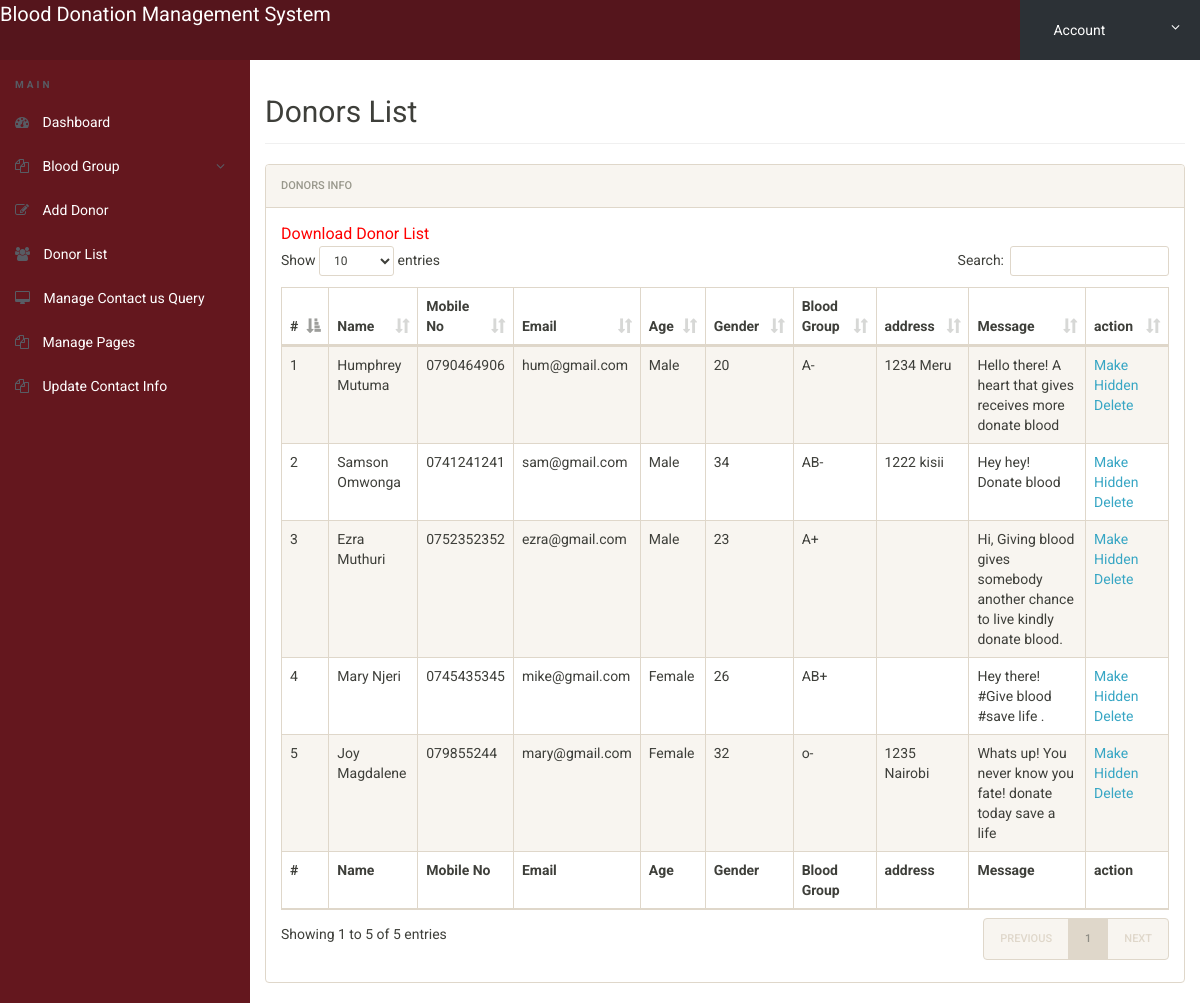
Page /BDMS/admin/donor-list.php (signed in) on the committed database.
### tables this page shows
CREATE TABLE IF NOT EXISTS `tblblooddonars` (
  `id` int(11) NOT NULL PRIMARY KEY,
  `FullName` varchar(100) DEFAULT NULL,
  `MobileNumber` char(11) DEFAULT NULL,
  `EmailId` varchar(100) DEFAULT NULL,
  `Gender` varchar(20) DEFAULT NULL,
  `Age` int(11) DEFAULT NULL,
  `BloodGroup` varchar(20) DEFAULT NULL,
  `Address` varchar(255) DEFAULT NULL,
  `Message` mediumtext,
  `PostingDate` timestamp NOT NULL DEFAULT CURRENT_TIMESTAMP,
  `status` int(1) DEFAULT NULL
);

### BDMS/admin/donor-list.php (the view, shortened to what this page needs)
<?php
include('includes/config.php');
if(strlen($_SESSION['alogin'])==0)
	{
header('location:index.php');
}
else{
 ?>
<!doctype html>
<html lang="en" class="no-js">
<head>
	<link rel="stylesheet" href="css/font-awesome.min.css">
	<link rel="stylesheet" href="css/bootstrap.min.css">
	<link rel="stylesheet" href="css/dataTables.bootstrap.min.css">
	<link rel="stylesheet" href="css/bootstrap-social.css">
	<link rel="stylesheet" href="css/bootstrap-select.css">
	<link rel="stylesheet" href="css/fileinput.min.css">
	<link rel="stylesheet" href="css/awesome-bootstrap-checkbox.css">
	<link rel="stylesheet" href="css/style.css">
</head>
<body>
	<?php include('includes/header.php');?>
	<div class="ts-main-content">
		<?php include('includes/leftbar.php');?>
		<div class="content-wrapper">
			<div class="container-fluid">
				<div class="row">
					<div class="col-md-12">
						<h2 class="page-title">Donors List</h2>
						<div class="panel panel-default">
							<div class="panel-heading">Donors Info</div>
							<div class="panel-body">
				<a href="download-records.php" style="color:red; font-size:16px;">Download Donor List</a>
								<table id="zctb" class="display table table-striped table-bordered table-hover" cellspacing="0" width="100%">
									<thead>
										<tr>
										<th>#</th>
											<th>Name</th>
											<th>Mobile No</th>
											<th>Email</th>
											<th>Age</th>
											<th>Gender</th>
											<th>Blood Group</th>
											<th>address</th>
											<th>Message </th>
											<th>action </th>
										</tr>
									</thead>
									<tfoot>
										<tr>
										<th>#</th>
										<th>Name</th>
											<th>Mobile No</th>
											<th>Email</th>
											<th>Age</th>
											<th>Gender</th>
											<th>Blood Group</th>
											<th>address</th>
											<th>Message </th>
											<th>action </th>
										</tr>
									</tfoot>
									<tbody>
<?php $sql = "SELECT * from  tblblooddonars ";
$query = $dbh -> prepare($sql);
$query->execute();
$results=$query->fetchAll(PDO::FETCH_OBJ);
$cnt=1;
if($query->rowCount() > 0)
{
foreach($results as $result)
{				?>
										<tr>
											<td><?php echo htmlentities($cnt);?></td>
											<td><?php echo htmlentities($result->FullName);?></td>
											<td><?php echo htmlentities($result->MobileNumber);?></td>
											<td><?php echo htmlentities($result->EmailId);?></td>
											<td><?php echo htmlentities($result->Gender);?></td>
											<td><?php echo htmlentities($result->Age);?></td>
											<td><?php echo htmlentities($result->BloodGroup);?></td>
											<td><?php echo htmlentities($result->Address);?></td>
											<td><?php echo htmlentities($result->Message);?></td>
										<td>
<?php if($result->status==1)
{?>
<a href="donor-list.php?hidden=<?php echo htmlentities($result->id);?>" onclick="return confirm('Do you really want to hidden this detail')"> Make Hidden</a>
<?php } else {?>
<a href="donor-list.php?public=<?php echo htmlentities($result->id);?>" onclick="return confirm('Do you really want to Public this detail')"> Make Public</a>
<?php } ?>
<a href="donor-list.php?del=<?php echo htmlentities($result->id);?>" onclick="return confirm('Do you really want to delete this record')"> Delete</a>
</td>
										</tr>
										<?php $cnt=$cnt+1; }} ?>
									</tbody>
								</table>
							</div>
						</div>
					</div>
				</div>
			</div>
		</div>
	</div>
</body>
</html>
<?php } ?>

### BDMS/admin/css/style.css (style rules this page uses)
html { font-size: 14px; }
@media only screen and (min-width: 480px) { html { font-size: 17px; } }
@media only screen and (min-width: 768px) { html { font-size: 14px; } }
body { font-size: 1em; }
a { color: #37a6c4; }
.panel { overflow: hidden; }
.page-title { padding-bottom: 15px; margin-bottom: 20px; border-bottom: 1px solid #f0f0f0; }
.ts-main-content .content-wrapper { padding-top: 15px; margin-top: 60px; }
@media only screen and (min-width: 992px) { .ts-main-content .content-wrapper { margin-left: 250px; } }

### rows in the picture
tblblooddonars: FullName "Humphrey Mutuma", MobileNumber "0790464906", EmailId "hum@gmail.com", Gender "Male", Age "20", BloodGroup "A-", Address "1234 Meru", Message "Hello there! A heart that gives receives more donate blood"
tblblooddonars: FullName "Samson Omwonga", MobileNumber "0741241241", EmailId "sam@gmail.com", Gender "Male", Age "34", BloodGroup "AB-", Address "1222 kisii", Message "Hey hey! Donate blood"
tblblooddonars: FullName "Ezra Muthuri", MobileNumber "0752352352", EmailId "ezra@gmail.com", Gender "Male", Age "23", BloodGroup "A+", Message "Hi, Giving blood gives somebody another chance to live kindly donate blood."
tblblooddonars: FullName "Mary Njeri", MobileNumber "0745435345", EmailId "mike@gmail.com", Gender "Female", Age "26", BloodGroup "AB+", Message "Hey there! #Give blood #save life ."
tblblooddonars: FullName "Joy Magdalene", MobileNumber "079855244", EmailId "mary@gmail.com", Gender "Female", Age "32", BloodGroup "o-", Address "1235 Nairobi", Message "Whats up! You never know you fate! donate today save a life"
